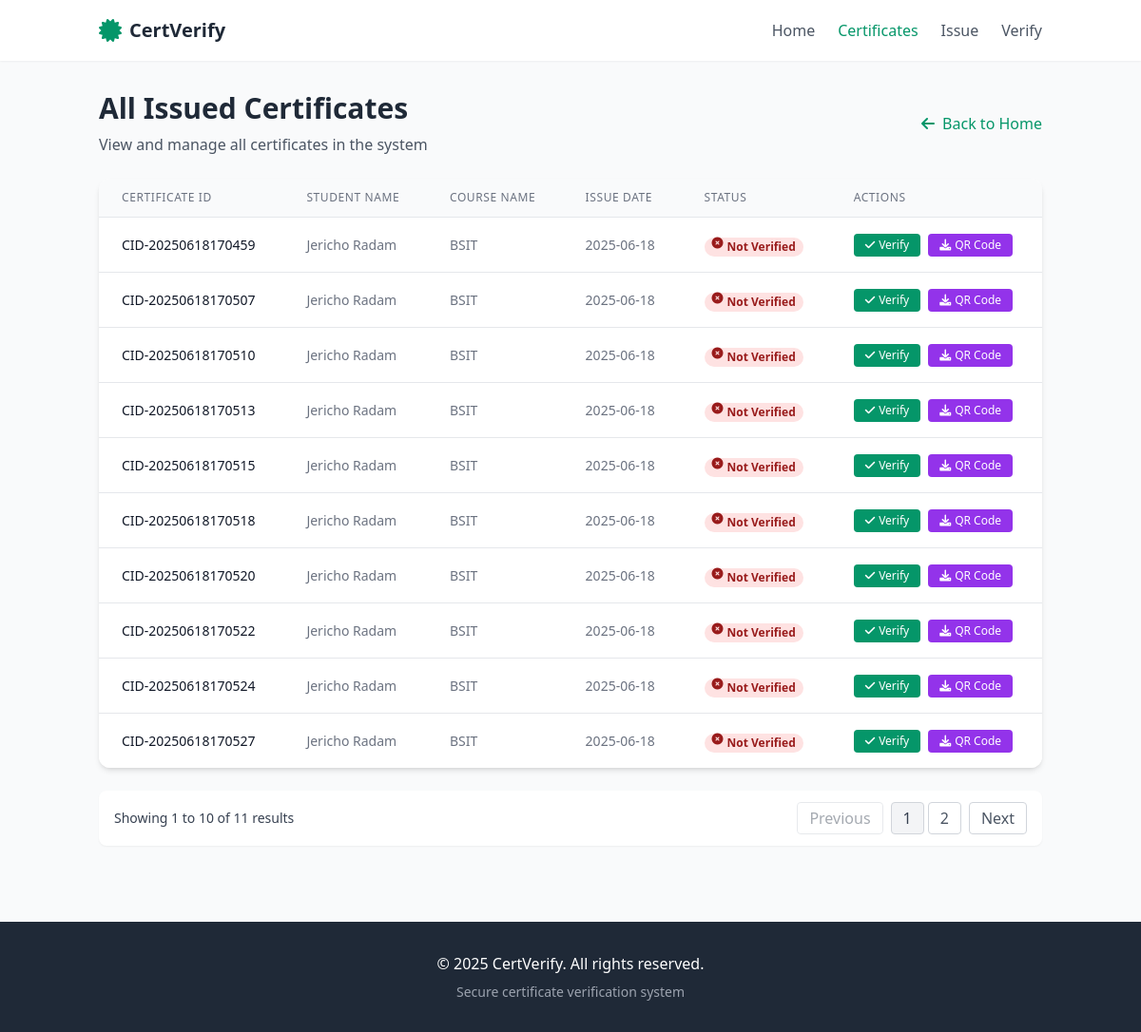
Page /certificates/unverified on the committed database.
### main.py (models this page shows, shortened)
class Certificate(db.Model):
    id = db.Column(db.Integer, primary_key=True)
    student_name = db.Column(db.String(100), nullable=False)
    course_name = db.Column(db.String(100), nullable=False)
    issue_date = db.Column(db.String(20), nullable=False)
    certificate_id = db.Column(db.String(50), unique=True, nullable=False)
    qr_code = db.Column(db.String(500), nullable=False)
    qr_filename = db.Column(db.String(100))
    is_verified = db.Column(db.Boolean, default=False)

### main.py (the view)
@app.route('/certificates/unverified')
def unverified_certificates():
    certificates = Certificate.query.filter_by(is_verified=False)\
                     .order_by(Certificate.issue_date.desc()).all()
    return render_template('certificates_list.html',
                         certificates=certificates,
                         title="Unverified Certificates")

### templates/certificates_list.html (shortened to what this page needs)
<!DOCTYPE html>
<html lang="en">
<head>
    <script src="https://cdn.tailwindcss.com"></script>
    <link href="https://cdnjs.cloudflare.com/ajax/libs/font-awesome/6.0.0-beta3/css/all.min.css" rel="stylesheet">
</head>
<body class="bg-gray-50 min-h-screen flex flex-col">
    <header class="bg-white shadow-sm sticky top-0 z-50">
        <div class="container mx-auto px-4 py-4">
            <div class="flex justify-between items-center">
                <div class="flex items-center space-x-2">
                    <i class="fas fa-certificate text-2xl text-emerald-600"></i>
                    <h1 class="text-xl font-bold text-gray-800">CertVerify</h1>
                </div>
                <nav class="hidden md:flex space-x-6">
                    <a href="{{ url_for('home') }}" class="text-gray-600 hover:text-emerald-600 transition">Home</a>
                    <a href="{{ url_for('list_certificates') }}" class="text-emerald-600 font-medium">Certificates</a>
                    <a href="{{ url_for('issue_certificate') }}" class="text-gray-600 hover:text-emerald-600 transition">Issue</a>
                    <a href="{{ url_for('check_certificate') }}" class="text-gray-600 hover:text-emerald-600 transition">Verify</a>
                </nav>
            </div>
        </div>
    </header>
  <main class="container mx-auto px-4 py-8 flex-grow">
        <div class="flex justify-between items-center mb-6">
            <div>
                <h1 class="text-3xl font-bold text-gray-800">All Issued Certificates</h1>
                <p class="text-gray-600 mt-2">View and manage all certificates in the system</p>
            </div>
            <a href="{{ url_for('home') }}" class="flex items-center text-emerald-600 hover:text-emerald-700 transition">
                <i class="fas fa-arrow-left mr-2"></i>
                Back to Home
            </a>
        </div>
        <div class="bg-white rounded-xl shadow-md overflow-hidden">
            <div class="overflow-x-auto">
                <table class="min-w-full divide-y divide-gray-200">
                    <thead class="bg-gray-50">
                        <tr>
                            <th scope="col" class="px-6 py-3 text-left text-xs font-medium text-gray-500 uppercase tracking-wider">Certificate ID</th>
                            <th scope="col" class="px-6 py-3 text-left text-xs font-medium text-gray-500 uppercase tracking-wider">Student Name</th>
                            <th scope="col" class="px-6 py-3 text-left text-xs font-medium text-gray-500 uppercase tracking-wider">Course Name</th>
                            <th scope="col" class="px-6 py-3 text-left text-xs font-medium text-gray-500 uppercase tracking-wider">Issue Date</th>
                            <th scope="col" class="px-6 py-3 text-left text-xs font-medium text-gray-500 uppercase tracking-wider">Status</th>
                            <th scope="col" class="px-6 py-3 text-left text-xs font-medium text-gray-500 uppercase tracking-wider">Actions</th>
                        </tr>
                    </thead>
                    <tbody id="certificatesTableBody" class="bg-white divide-y divide-gray-200">
                        {% for cert in certificates %}
                        <tr class="certificate-row hover:bg-gray-50 transition" data-id="{{ cert.certificate_id }}">
                            <td class="px-6 py-4 whitespace-nowrap text-sm font-medium text-gray-900">{{ cert.certificate_id }}</td>
                            <td class="px-6 py-4 whitespace-nowrap text-sm text-gray-500">{{ cert.student_name }}</td>
                            <td class="px-6 py-4 whitespace-nowrap text-sm text-gray-500">{{ cert.course_name }}</td>
                            <td class="px-6 py-4 whitespace-nowrap text-sm text-gray-500">{{ cert.issue_date }}</td>
                            <td class="px-6 py-4 whitespace-nowrap text-sm">
                                {% if cert.is_verified %}
                                <span class="px-2 inline-flex text-xs leading-5 font-semibold rounded-full bg-green-100 text-green-800">
                                    <i class="fas fa-check-circle mr-1"></i> Verified
                                </span>
                                {% else %}
                                <span class="px-2 inline-flex text-xs leading-5 font-semibold rounded-full bg-red-100 text-red-800">
                                    <i class="fas fa-times-circle mr-1"></i> Not Verified
                                </span>
                                {% endif %}
                            </td>
                            <td class="px-6 py-4 whitespace-nowrap text-sm text-gray-500">
                                <div class="flex space-x-2">
                                    {% if not cert.is_verified %}
                                    <a href="{{ url_for('verify_certificate', cert_id=cert.certificate_id) }}" class="px-3 py-1 bg-emerald-600 text-white text-xs rounded hover:bg-emerald-700 transition flex items-center">
                                        <i class="fas fa-check mr-1"></i> Verify
                                    </a>
                                    {% endif %}
                                    {% if cert.qr_filename %}
                                    <a href="{{ url_for('static', filename='qrcodes/' + cert.qr_filename) }}" class="px-3 py-1 bg-purple-600 text-white text-xs rounded hover:bg-purple-700 transition flex items-center" download>
                                        <i class="fas fa-download mr-1"></i> QR Code
                                    </a>
                                    {% else %}
                                    <span class="px-3 py-1 bg-gray-300 text-gray-600 text-xs rounded flex items-center cursor-not-allowed">
                                        <i class="fas fa-ban mr-1"></i> QR N/A
                                    </span>
                                    {% endif %}
                                </div>
                            </td>
                        </tr>
                        {% endfor %}
                    </tbody>
                </table>
            </div>
        </div>
        <div id="paginationControls" class="mt-6 flex justify-between items-center bg-white px-4 py-3 rounded-lg shadow-sm hidden">
            <div id="paginationInfo" class="text-sm text-gray-700">
                Showing <span id="startItem" class="font-medium">1</span> to <span id="endItem" class="font-medium">10</span> of <span id="totalItems" class="font-medium">{{ certificates|length }}</span> results
            </div>
            <div class="flex space-x-2">
                <button id="prevBtn" class="pagination-btn px-3 py-1 border border-gray-300 rounded text-gray-600 hover:bg-gray-50 transition disabled">
                    Previous
                </button>
                <div id="pageNumbers" class="flex space-x-1">
                </div>
                <button id="nextBtn" class="pagination-btn px-3 py-1 border border-gray-300 rounded text-gray-600 hover:bg-gray-50 transition">
                    Next
                </button>
            </div>
        </div>
    </main>
    <footer class="bg-gray-800 text-white py-8 mt-12">
        <div class="container mx-auto px-4">
            <div class="text-center">
              <p>&copy; <span id="currentYear"></span> CertVerify. All rights reserved.</p>
                <p class="text-gray-400 mt-2 text-sm">Secure certificate verification system</p>
            </div>
        </div>
    </footer>
</body>
</html>

### templates/certificates_list.html (style rules this page uses)
.pagination-btn.disabled { opacity: 0.5; cursor: not-allowed; }

### rows in the picture
Certificate: certificate_id "CID-20250618170459", student_name "Jericho Radam", course_name "BSIT", issue_date "2025-06-18", is_verified False (drawn)
Certificate: certificate_id "CID-20250618170507", student_name "Jericho Radam", course_name "BSIT", issue_date "2025-06-18", is_verified False (drawn)
Certificate: certificate_id "CID-20250618170510", student_name "Jericho Radam", course_name "BSIT", issue_date "2025-06-18", is_verified False (drawn)
Certificate: certificate_id "CID-20250618170513", student_name "Jericho Radam", course_name "BSIT", issue_date "2025-06-18", is_verified False (drawn)
Certificate: certificate_id "CID-20250618170515", student_name "Jericho Radam", course_name "BSIT", issue_date "2025-06-18", is_verified False (drawn)
Certificate: certificate_id "CID-20250618170518", student_name "Jericho Radam", course_name "BSIT", issue_date "2025-06-18", is_verified False (drawn)
Certificate: certificate_id "CID-20250618170520", student_name "Jericho Radam", course_name "BSIT", issue_date "2025-06-18", is_verified False (drawn)
Certificate: certificate_id "CID-20250618170522", student_name "Jericho Radam", course_name "BSIT", issue_date "2025-06-18", is_verified False (drawn)
Certificate: certificate_id "CID-20250618170524", student_name "Jericho Radam", course_name "BSIT", issue_date "2025-06-18", is_verified False (drawn)
Certificate: certificate_id "CID-20250618170527", student_name "Jericho Radam", course_name "BSIT", issue_date "2025-06-18", is_verified False (drawn)

### other values in the picture
{{ certificates|length }} "11"
